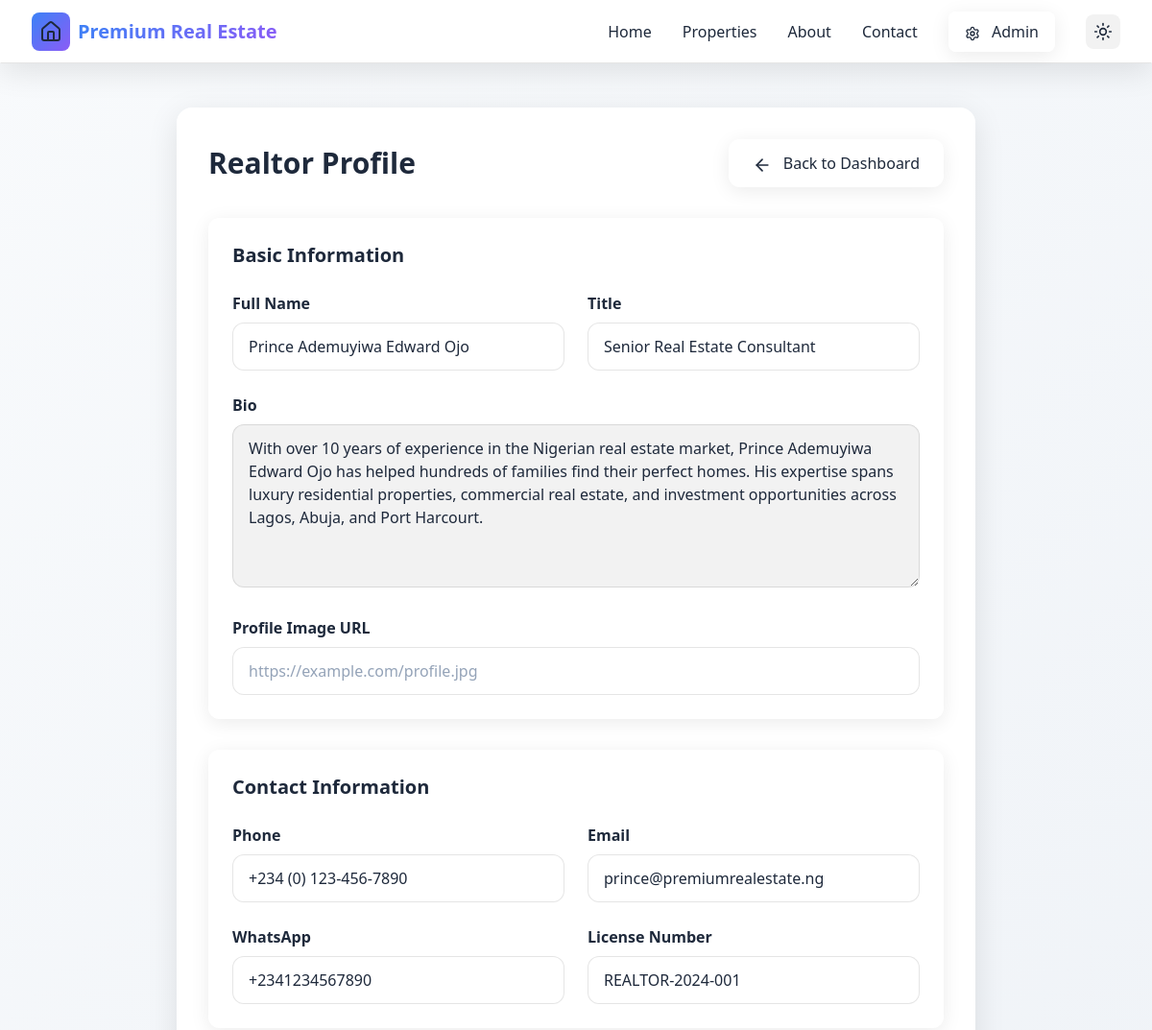
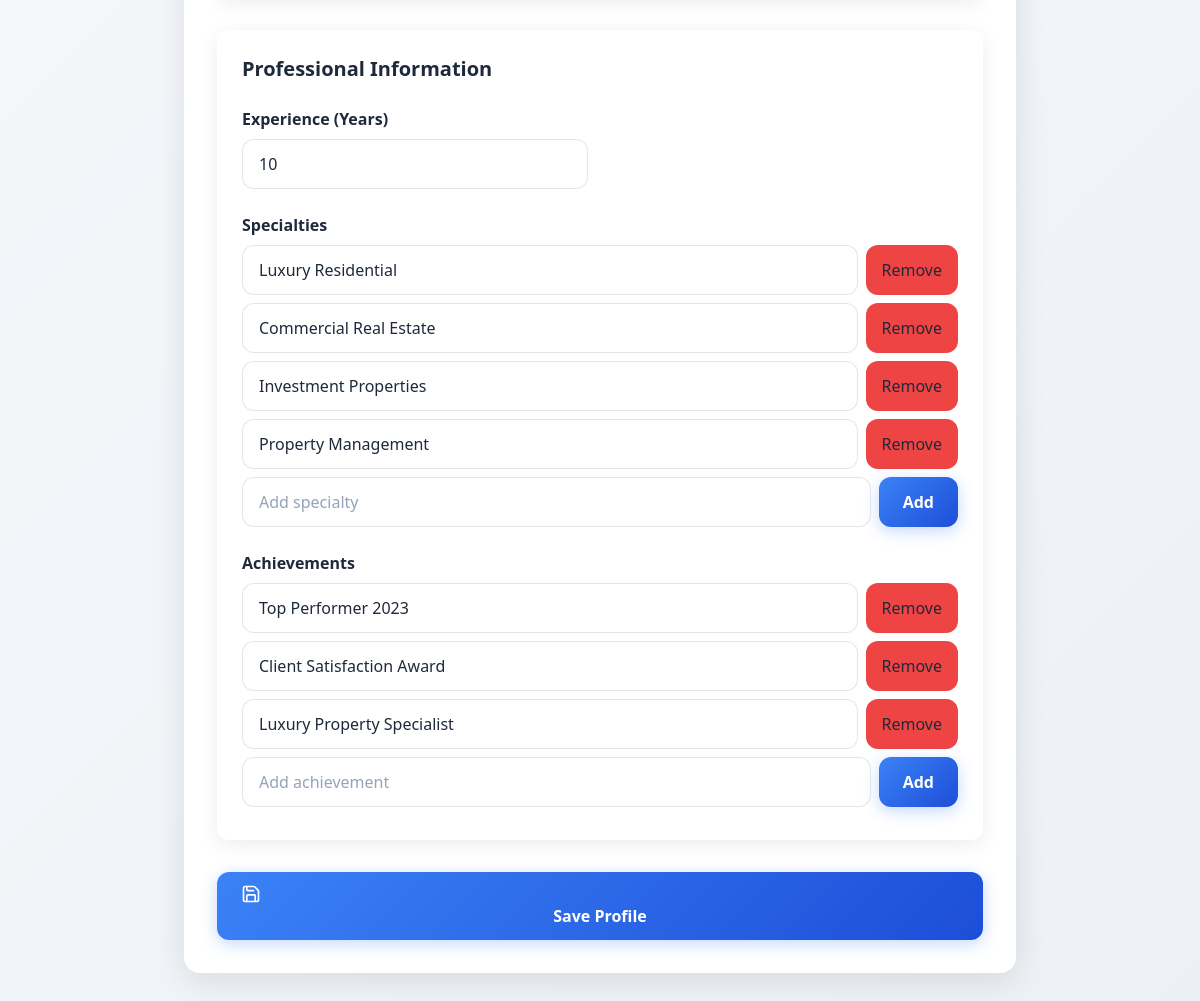
Screenshot of /admin/realtor-profile.php (signed in) with the database file from the repository (2 pictures, top to bottom).
### tables this page shows
CREATE TABLE IF NOT EXISTS realtor_profile (
    id INT AUTO_INCREMENT PRIMARY KEY,
    full_name VARCHAR(255) NOT NULL,
    title VARCHAR(255) NOT NULL,
    bio TEXT NOT NULL,
    profile_image VARCHAR(500) NULL,
    phone VARCHAR(50) NULL,
    email VARCHAR(255) NULL,
    whatsapp VARCHAR(50) NULL,
    license_number VARCHAR(100) NULL,
    experience_years INT DEFAULT 0,
    specialties JSON NULL,
    achievements JSON NULL,
    is_active BOOLEAN DEFAULT TRUE,
    created_at TIMESTAMP DEFAULT CURRENT_TIMESTAMP,
    updated_at TIMESTAMP DEFAULT CURRENT_TIMESTAMP ON UPDATE CURRENT_TIMESTAMP
);

### admin/realtor-profile.php (the view, shortened to what this page needs)
<?php
include '../includes/header.php';
$database = new Database();
$db = $database->getConnection();
$stmt = $db->query("SELECT * FROM realtor_profile LIMIT 1");
$profile = $stmt->fetch(PDO::FETCH_ASSOC);
$specialties = [];
$achievements = [];
if ($profile) {
    $specialties = json_decode($profile['specialties'], true) ?? [];
    $achievements = json_decode($profile['achievements'], true) ?? [];
}
?>
<div class="min-h-screen bg-gradient-to-br from-slate-900 via-purple-900 to-slate-900 pt-20">
    <div class="max-w-4xl mx-auto px-4 sm:px-6 lg:px-8 py-8">
        <div class="glass rounded-2xl p-8">
            <div class="flex justify-between items-center mb-8">
                <h1 class="text-3xl font-bold text-white">Realtor Profile</h1>
                <a href="index.php" class="glass-card px-6 py-3 rounded-xl text-white hover:bg-white/20 transition-all">
                    <i data-lucide="arrow-left" class="w-5 h-5 inline mr-2"></i>
                    Back to Dashboard
                </a>
            </div>
            <form method="POST" class="space-y-8">
                <div class="glass-card p-6 rounded-xl">
                    <h2 class="text-xl font-bold text-white mb-6">Basic Information</h2>
                    <div class="grid grid-cols-1 md:grid-cols-2 gap-6">
                        <div>
                            <label class="block text-white font-semibold mb-2">Full Name</label>
                            <input
                                type="text"
                                name="full_name"
                                value="<?php echo htmlspecialchars($profile['full_name'] ?? 'Prince Ademuyiwa Edward Ojo'); ?>"
                                required
                                class="w-full px-4 py-3 bg-white/10 border border-white/20 rounded-xl text-white placeholder-gray-400 focus:outline-none focus:ring-2 focus:ring-blue-500"
                            />
                        </div>
                        <div>
                            <label class="block text-white font-semibold mb-2">Title</label>
                            <input
                                type="text"
                                name="title"
                                value="<?php echo htmlspecialchars($profile['title'] ?? 'Senior Real Estate Consultant'); ?>"
                                required
                                class="w-full px-4 py-3 bg-white/10 border border-white/20 rounded-xl text-white placeholder-gray-400 focus:outline-none focus:ring-2 focus:ring-blue-500"
                            />
                        </div>
                    </div>
                    <div class="mt-6">
                        <label class="block text-white font-semibold mb-2">Bio</label>
                        <textarea
                            name="bio"
                            rows="6"
                            required
                            class="w-full px-4 py-3 bg-white/10 border border-white/20 rounded-xl text-white placeholder-gray-400 focus:outline-none focus:ring-2 focus:ring-blue-500"
                        ><?php echo htmlspecialchars($profile['bio'] ?? ''); ?></textarea>
                    </div>
                    <div class="mt-6">
                        <label class="block text-white font-semibold mb-2">Profile Image URL</label>
                        <input
                            type="url"
                            name="profile_image"
                            value="<?php echo htmlspecialchars($profile['profile_image'] ?? ''); ?>"
                            class="w-full px-4 py-3 bg-white/10 border border-white/20 rounded-xl text-white placeholder-gray-400 focus:outline-none focus:ring-2 focus:ring-blue-500"
                            placeholder="https://example.com/profile.jpg"
                        />
                    </div>
                </div>
                <div class="glass-card p-6 rounded-xl">
                    <h2 class="text-xl font-bold text-white mb-6">Contact Information</h2>
                    <div class="grid grid-cols-1 md:grid-cols-2 gap-6">
                        <div>
                            <label class="block text-white font-semibold mb-2">Phone</label>
                            <input
                                type="tel"
                                name="phone"
                                value="<?php echo htmlspecialchars($profile['phone'] ?? ''); ?>"
                                class="w-full px-4 py-3 bg-white/10 border border-white/20 rounded-xl text-white placeholder-gray-400 focus:outline-none focus:ring-2 focus:ring-blue-500"
                            />
                        </div>
                        <div>
                            <label class="block text-white font-semibold mb-2">Email</label>
                            <input
                                type="email"
                                name="email"
                                value="<?php echo htmlspecialchars($profile['email'] ?? ''); ?>"
                                class="w-full px-4 py-3 bg-white/10 border border-white/20 rounded-xl text-white placeholder-gray-400 focus:outline-none focus:ring-2 focus:ring-blue-500"
                            />
                        </div>
                        <div>
                            <label class="block text-white font-semibold mb-2">WhatsApp</label>
                            <input
                                type="tel"
                                name="whatsapp"
                                value="<?php echo htmlspecialchars($profile['whatsapp'] ?? ''); ?>"
                                class="w-full px-4 py-3 bg-white/10 border border-white/20 rounded-xl text-white placeholder-gray-400 focus:outline-none focus:ring-2 focus:ring-blue-500"
                            />
                        </div>
                        <div>
                            <label class="block text-white font-semibold mb-2">License Number</label>
                            <input
                                type="text"
                                name="license_number"
                                value="<?php echo htmlspecialchars($profile['license_number'] ?? ''); ?>"
                                class="w-full px-4 py-3 bg-white/10 border border-white/20 rounded-xl text-white placeholder-gray-400 focus:outline-none focus:ring-2 focus:ring-blue-500"
                            />
                        </div>
                    </div>
                </div>
                <div class="glass-card p-6 rounded-xl">
                    <h2 class="text-xl font-bold text-white mb-6">Professional Information</h2>
                    <div class="grid grid-cols-1 md:grid-cols-2 gap-6">
                        <div>
                            <label class="block text-white font-semibold mb-2">Experience (Years)</label>
                            <input
                                type="number"
                                name="experience_years"
                                value="<?php echo $profile['experience_years'] ?? 0; ?>"
                                min="0"
                                class="w-full px-4 py-3 bg-white/10 border border-white/20 rounded-xl text-white placeholder-gray-400 focus:outline-none focus:ring-2 focus:ring-blue-500"
                            />
                        </div>
                    </div>
                    <div class="mt-6">
                        <label class="block text-white font-semibold mb-2">Specialties</label>
                        <div id="specialties-container">
                            <?php foreach ($specialties as $index => $specialty): ?>
                            <div class="flex gap-2 mb-2">
                                <input
                                    type="text"
                                    name="specialties[]"
                                    value="<?php echo htmlspecialchars($specialty); ?>"
                                    class="flex-1 px-4 py-3 bg-white/10 border border-white/20 rounded-xl text-white placeholder-gray-400 focus:outline-none focus:ring-2 focus:ring-blue-500"
                                />
                                <button type="button" onclick="removeSpecialty(this)" class="bg-red-500 text-white px-4 py-3 rounded-xl">Remove</button>
                            </div>
                            <?php endforeach; ?>
                            <div class="flex gap-2 mb-2">
                                <input
                                    type="text"
                                    name="specialties[]"
                                    placeholder="Add specialty"
                                    class="flex-1 px-4 py-3 bg-white/10 border border-white/20 rounded-xl text-white placeholder-gray-400 focus:outline-none focus:ring-2 focus:ring-blue-500"
                                />
                                <button type="button" onclick="addSpecialty()" class="btn-primary">Add</button>
                            </div>
                        </div>
                    </div>
                    <div class="mt-6">
                        <label class="block text-white font-semibold mb-2">Achievements</label>
                        <div id="achievements-container">
                            <?php foreach ($achievements as $index => $achievement): ?>
                            <div class="flex gap-2 mb-2">
                                <input
                                    type="text"
                                    name="achievements[]"
                                    value="<?php echo htmlspecialchars($achievement); ?>"
                                    class="flex-1 px-4 py-3 bg-white/10 border border-white/20 rounded-xl text-white placeholder-gray-400 focus:outline-none focus:ring-2 focus:ring-blue-500"
                                />
                                <button type="button" onclick="removeAchievement(this)" class="bg-red-500 text-white px-4 py-3 rounded-xl">Remove</button>
                            </div>
                            <?php endforeach; ?>
                            <div class="flex gap-2 mb-2">
                                <input
                                    type="text"
                                    name="achievements[]"
                                    placeholder="Add achievement"
                                    class="flex-1 px-4 py-3 bg-white/10 border border-white/20 rounded-xl text-white placeholder-gray-400 focus:outline-none focus:ring-2 focus:ring-blue-500"
                                />
                                <button type="button" onclick="addAchievement()" class="btn-primary">Add</button>
                            </div>
                        </div>
                    </div>
                </div>
                <button type="submit" class="w-full btn-primary">
                    <i data-lucide="save" class="w-5 h-5 mr-2"></i>
                    Save Profile
                </button>
            </form>
        </div>
    </div>
</div>
<?php include '../includes/footer.php'; ?>

### includes/header.php (style rules this page uses)
.glass { background: rgba(255, 255, 255, 0.1); backdrop-filter: blur(10px); border: 1px solid rgba(255, 255, 255, 0.2); box-shadow: 0 8px 32px 0 rgba(31, 38, 135, 0.37); }
.light { background: linear-gradient(135deg, #f8fafc 0%, #e2e8f0 100%); }
.light .glass { background: rgba(255, 255, 255, 0.95); backdrop-filter: blur(20px); border: 1px solid rgba(255, 255, 255, 0.3); box-shadow: 0 8px 32px 0 rgba(0, 0, 0, 0.1); }
.light .glass-card { background: rgba(255, 255, 255, 0.9); backdrop-filter: blur(15px); border: 1px solid rgba(255, 255, 255, 0.2); box-shadow: 0 4px 20px 0 rgba(0, 0, 0, 0.08); }
.light .text-white { color: #1e293b !important; }
.light .btn-primary { background: linear-gradient(135deg, #3b82f6, #1d4ed8); color: white; border: none; }
.light .border-white\/20 { border-color: rgba(0, 0, 0, 0.1) !important; }
.light .placeholder-gray-400::placeholder { color: #94a3b8 !important; }
.light .bg-white\/10 { background-color: rgba(0, 0, 0, 0.05) !important; }
.light .bg-gradient-to-br { background: linear-gradient(135deg, #f8fafc 0%, #e2e8f0 100%) !important; }
.light .from-slate-900 { --tw-gradient-from: #f8fafc !important; }
.light .via-purple-900 { --tw-gradient-via: #e2e8f0 !important; }
.light .to-slate-900 { --tw-gradient-to: #f8fafc !important; }
.light input[type="text"], .light input[type="email"], .light input[type="tel"], .light input[type="url"], .light input[type="number"], .light textarea, .light select { background-color: rgba(255, 255, 255, 0.9) !important; border-color: rgba(0, 0, 0, 0.1) !important; color: #1e293b !important; }
.light input::placeholder, .light textarea::placeholder { color: #94a3b8 !important; }
.light .bg-red-500 { background-color: #ef4444 !important; }
.glass-card { background: rgba(255, 255, 255, 0.05); backdrop-filter: blur(5px); border: 1px solid rgba(255, 255, 255, 0.1); box-shadow: 0 4px 16px 0 rgba(31, 38, 135, 0.37); }
.btn-primary { background: linear-gradient(to right, #3b82f6, #8b5cf6); color: white; font-weight: 600; padding: 12px 24px; border-radius: 12px; box-shadow: 0 4px 16px 0 rgba(59, 130, 246, 0.3); transition: all 0.3s ease; transform: scale(1); }
body { background: linear-gradient(135deg, #0f172a 0%, #7c3aed 50%, #0f172a 100%); background-attachment: fixed; }

### rows the page displays
realtor_profile: full_name "Prince Ademuyiwa Edward Ojo", title "Senior Real Estate Consultant", bio "With over 10 years of experience in the Nigerian real estate market, Prince Ademuyiwa Edward Ojo has helped hundreds of families find their perfect homes. His expertise spans luxury residential properties, commercial real estate, and investment opportunities across Lagos, Abuja, and Port Harcourt.", phone "+234 (0) 123-456-7890", email "prince@premiumrealestate.ng", whatsapp "+2341234567890", license_number "REALTOR-2024-001", experience_years "10", specialties "Luxury Residential", specialties "Commercial Real Estate", specialties "Investment Properties", specialties "Property Management", achievements "Top Performer 2023", achievements "Client Satisfaction Award", achievements "Luxury Property Specialist"

### other values shown
$site_settings['site_name'] "Premium Real Estate"
